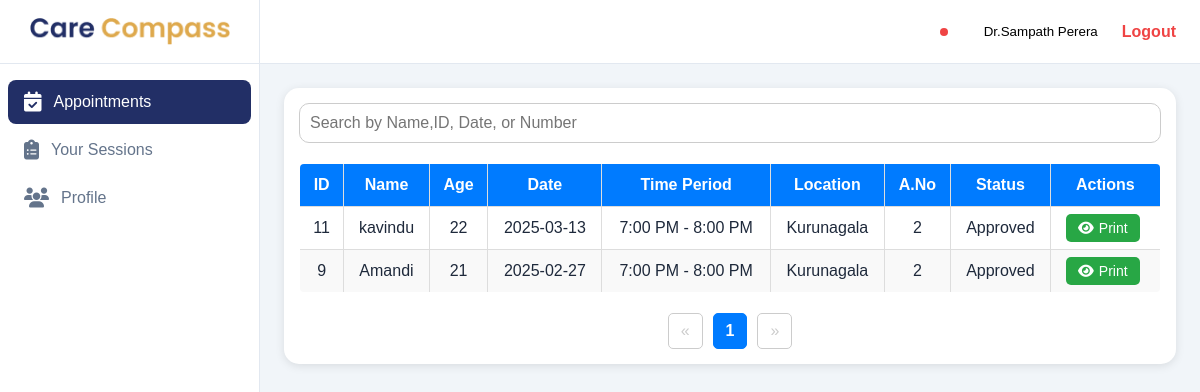
Page /doctor/appointments.php (signed in) on the committed database.
### tables this page shows
CREATE TABLE IF NOT EXISTS `appointments` (
  `id` int NOT NULL AUTO_INCREMENT,
  `session_id` int NOT NULL,
  `appointment_No` int NOT NULL,
  `date` varchar(100) NOT NULL,
  `time` varchar(150) NOT NULL,
  `mobile_number` varchar(20) NOT NULL,
  `age` int NOT NULL,
  `nic` varchar(20) DEFAULT NULL,
  `email` varchar(50) DEFAULT NULL,
  `location` varchar(100) NOT NULL,
  `name` varchar(150) NOT NULL,
  `charges` decimal(10,2) NOT NULL,
  `status` varchar(20) NOT NULL,
  `doctor_name` varchar(150) NOT NULL,
  `doctorID` int NOT NULL,
  PRIMARY KEY (`id`)
);

### functions/doctors.php (called while the page is built, shortened)
<?php
function getDoctorByUserId($conn, $userId){
    $sql = "SELECT * FROM doctors WHERE userId='$userId'";
    $result = mysqli_query($conn, $sql);
    $doctor = mysqli_fetch_assoc($result);
    return $doctor;
}

### functions/appointment.php (called while the page is built, shortened)
<?php
function getDoctorAppointments($conn, $doctorId, $start, $limit)
{
    $sql = "SELECT * FROM appointments WHERE doctorID='$doctorId' ORDER BY id DESC LIMIT $start, $limit";
    $result = mysqli_query($conn, $sql);
    $appointments = mysqli_fetch_all($result, MYSQLI_ASSOC);
    return $appointments;
}
function getDoctorAppointmentsCount($conn, $doctorId)
{
    $sql = "SELECT COUNT(*) FROM appointments WHERE doctorID='$doctorId'";
    $result = mysqli_query($conn, $sql);
    $count = mysqli_fetch_assoc($result);
    return $count['COUNT(*)'];
}

### doctor/appointments.php (the view, shortened to what this page needs)
<?php
include 'header.php';
include '../db/config.php';
include '../functions/doctors.php';
include '../functions/appointment.php';
$doctor = getDoctorByUserId($conn, $_SESSION['id']);
?>
<div class="dashboard-content">
    <div class="card-body">
        <div class="search-bar">
            <input type="text" id="searchInput" placeholder="Search by Name,ID, Date, or Number" onkeyup="searchSession()">
        </div>
        <table border="1">
            <thead>
                <tr>
                    <th>ID</th>
                    <th>Name</th>
                    <th>Age</th>
                    <th>Date</th>
                    <th>Time Period</th>
                    <th>Location</th>
                    <th>A.No</th>
                    <th>Status</th>
                    <th>Actions</th>
                </tr>
            </thead>
            <tbody id="sessionTable">
                <?php
                if (isset($_GET['page'])) {
                    $end = $_GET['page'] * 25;
                    $start = $end - 25;
                } else {
                    $end = 1 * 25;
                    $start = $end - 25;
                }
                include '../db/config.php';
                $appointments= getDoctorAppointments($conn, $doctor['id'], $start, $end);
                foreach ($appointments as $appointment) :
                ?>
                    <tr>
                        <td><?=$appointment['id']?></td>
                        <td><?=$appointment['name']?></td>
                        <td><?=$appointment['age']?></td>
                        <td><?=$appointment['date']?></td>
                        <td><?=$appointment['time']?></td>
                        <td><?=$appointment['location']?></td>
                        <td><?=$appointment['appointment_No']?></td>
                        <td><?=$appointment['status']?></td>
                        <td>
                            <a href="/doctor.php?id=<?=$appointment['id']?>" class="edit-btn"><i class="fas fa-eye"></i>Print</a>
                        </td>
                    </tr>
                <?php endforeach; ?>
            </tbody>
        </table>
        <div class="d-flex">
            <nav aria-label="Page navigation">
                <ul class="pagination">
                    <?php
                    include '../db/config.php';
                    $total_pages = ceil(getDoctorAppointmentsCount($conn,$doctor['id']) / 25);
                    $current_page = isset($_GET['page']) ? (int)$_GET['page'] : 1;
                    $prev_page = max(1, $current_page - 1);
                    $next_page = min($total_pages, $current_page + 1);
                    ?>
                    <li class="page-item <?= ($current_page == 1) ? 'disabled' : '' ?>">
                        <a class="page-link" href="doctors.php?page=<?= $prev_page ?>" aria-label="Previous">
                            <span aria-hidden="true">&laquo;</span>
                        </a>
                    </li>
                    <?php for ($i = 1; $i <= $total_pages; $i++) : ?>
                        <li class="page-item <?= ($i == $current_page) ? 'active' : '' ?>">
                            <a class="page-link" href="doctors.php?page=<?= $i ?>"><?= $i ?></a>
                        </li>
                    <?php endfor; ?>
                    <li class="page-item <?= ($current_page == $total_pages) ? 'disabled' : '' ?>">
                        <a class="page-link" href="doctors.php?page=<?= $next_page ?>" aria-label="Next">
                            <span aria-hidden="true">&raquo;</span>
                        </a>
                    </li>
                </ul>
            </nav>
        </div>
    </div>
</div>
</body>
</html>

### assets/css/users/styles.css (style rules this page uses)
* { margin: 0; padding: 0; box-sizing: border-box; font-family: 'Poppins', sans-serif; font-weight: 500; --primary-color: #222F66; --secondary-color: #DEAA4E; }
body { background-color: #f1f5f9; color: #1e293b; }
.dashboard-content { padding: 24px; gap: 24px; display: flex; flex-direction: column; }
.card-body { border-radius: 15px; box-shadow: 0 2px 10px rgba(0, 0, 0, 0.1); background: #fff; padding: 15px; }
.pagination { display: flex; list-style: none; padding: 0; justify-content: center; align-items: center; margin-top: 20px; }
.pagination li { margin: 0 5px; }
.pagination a { text-decoration: none; padding: 8px 12px; border: 1px solid #007bff; color: #007bff; font-size: 16px; border-radius: 5px; transition: 0.3s ease-in-out; display: inline-block; }
.pagination .active a { background-color: #007bff; color: white; font-weight: bold; }
.pagination .disabled a { pointer-events: none; color: #ccc; border-color: #ccc; }
.search-bar { display: flex; justify-content: space-between; margin-bottom: 20px; gap: 50px; }
#searchInput { width: 100%; padding: 10px; margin-bottom: 0px; border: 1px solid #ccc; border-radius: 10px; font-size: 16px; }
table { width: 100%; margin: auto; border-collapse: collapse; background: #fff; border-radius: 5px; overflow: hidden; }
th, td { padding: 12px; border: 1px solid #ddd; text-align: center; }
th { background-color: #007bff; color: white; font-weight: bold; }
tr:nth-child(even) { background-color: #f9f9f9; }
.edit-btn, .delete-btn { padding: 6px 12px; text-decoration: none; border-radius: 5px; font-size: 14px; }
.edit-btn { background-color: #28a745; color: white; margin-right: 5px; }
.edit-btn i, .delete-btn i { margin-right: 5px; }
input, textarea { font-size: 14px; font-weight: 500; width: 100%; padding: 0.75rem; border: 1px solid #d1d5db; border-radius: 0.5rem; background-color: white; transition: all 0.2s; }

### assets/css/doctors.css (style rules this page uses)
:root { --primary-color: #222F66; --secondary-color: #DEAA4E; --font-family: Poppins; --font-size: 15px; --font-weight: 450; }

### rows in the picture
appointments: id "11", name "kavindu", age "22", date "2025-03-13", time "7:00 PM - 8:00 PM", location "Kurunagala", appointment_No "2", status "Approved"
appointments: id "9", name "Amandi", age "21", date "2025-02-27", time "7:00 PM - 8:00 PM", location "Kurunagala", appointment_No "2", status "Approved"

### other values in the picture
$_SESSION['name'] "Sampath Perera"
